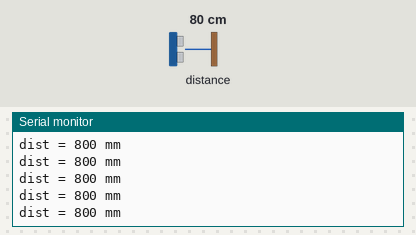
Simulated run of this sketch. Board: Seeed XIAO ESP32-S3. On the bench: the last lines printed to the serial monitor. Inputs (shaded band) come from the test bench; at power-on: distance to the obstacle 80 cm.

Above: at 1.2 s.
1.3 s: distance to the obstacle set to 2 cm
At 1.8 s:
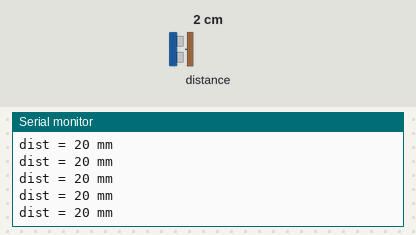
2.8 s: distance to the obstacle set to 4 cm
At 3.5 s:
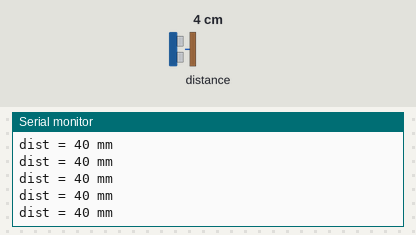
Timing chart, 0 to 5.8 s (numbered marks = the images above; inputs shaded):
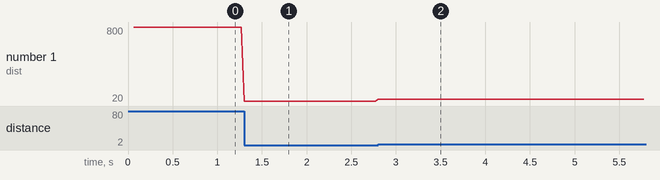

Measured:
- after the input at 1.3 s, the serial monitor: prints a new line at once (image 1)
- after the input at 2.8 s, the serial monitor: prints a new line at once (image 2)
- plotted number 1: 800 → 20 after the input at 1.3 s, 20 → 40 after the input at 2.8 s

The sketch:

v1_msp_rangefinder_bridge.ino
```cpp
/*
 * MSP Rangefinder Bridge  —  XIAO ESP32-S3  ->  iNav (F405)
 * ---------------------------------------------------------
 * Reads a VL53L0X laser ToF sensor over I2C and streams the distance to an
 * iNav flight controller using the MSP v2 message MSP2_SENSOR_RANGEFINDER (0x1F01).
 * The ESP is only a BRIDGE: the flight control (PID, alt-hold, pos-hold) stays in iNav.
 *
 * Sensor assumed: VL53L0X (~2 m range).
 *   - VL53L1X (~4 m):  include <VL53L1X.h>, swap the class, sensor.read() returns mm.
 *   - TFmini (serial): leave everything and just rewrite readDistanceMm() to read its UART.
 *
 * Wiring (XIAO ESP32-S3 silkscreen):
 *   Sensor SDA  -> D4  (GPIO5)
 *   Sensor SCL  -> D5  (GPIO6)
 *   Sensor VCC  -> 3V3
 *   Sensor GND  -> GND
 *   ESP TX  D6 (GPIO43) -> FC UART RX      (data flows ESP -> FC)
 *   ESP RX  D7 (GPIO44) <- FC UART TX      (optional; we only transmit)
 *   ESP GND            <-> FC GND          (MUST share ground)
 *   Power XIAO from the FC 5V BEC (5V pad) or its own source.
 *   UART pins are reassignable below if D6/D7 clash with anything on your build.
 *
 * iNav side:
 *   Ports tab:  enable MSP on the wired UART @ 115200.
 *   CLI:        set rangefinder_hardware = MSP   ->   save
 *   Verify in Configurator -> Sensors (sonar trace) before flying.
 *
 * Library: "VL53L0X" by Pololu (Arduino Library Manager).
 * Board:   XIAO_ESP32S3 (Seeed esp32 boards).
 */

#include <Wire.h>
#include <VL53L0X.h>

// ---------------- User config ----------------
static const uint32_t FC_BAUD      = 115200;   // must match iNav Ports tab
static const int      PIN_SDA      = 5;        // D4
static const int      PIN_SCL      = 6;        // D5
static const int      PIN_FC_TX    = 43;       // D6  (ESP -> FC RX)
static const int      PIN_FC_RX    = 44;       // D7  (FC -> ESP, unused for now)
static const uint16_t SEND_HZ      = 30;       // update rate to the FC
static const int32_t  MAX_VALID_MM = 2000;     // ignore readings beyond sensor range
static const bool     DEBUG_USB    = true;     // print distance on USB serial
// ---------------------------------------------

HardwareSerial FC(1);   // UART1
VL53L0X sensor;

// MSP v2
static const uint8_t  MSP_HDR_X               = 'X';
static const uint8_t  MSP_DIR_TO_FC           = '<';
static const uint16_t MSP2_SENSOR_RANGEFINDER = 0x1F01;

// CRC8 / DVB-S2 (MSP v2 checksum)
static uint8_t crc8_dvb_s2(uint8_t crc, uint8_t a) {
  crc ^= a;
  for (uint8_t i = 0; i < 8; i++) {
    if (crc & 0x80) crc = (uint8_t)((crc << 1) ^ 0xD5);
    else            crc = (uint8_t)(crc << 1);
  }
  return crc;
}

// Send one MSP v2 frame: $ X < flag func_lo func_hi size_lo size_hi <payload> crc
// CRC covers flag .. last payload byte.
void mspSend(uint16_t function, const uint8_t *payload, uint16_t len) {
  uint8_t flag = 0;
  uint8_t crc  = 0;

  FC.write('$');
  FC.write(MSP_HDR_X);
  FC.write(MSP_DIR_TO_FC);

  FC.write(flag);                      crc = crc8_dvb_s2(crc, flag);
  uint8_t fl = function & 0xFF;        FC.write(fl); crc = crc8_dvb_s2(crc, fl);
  uint8_t fh = (function >> 8) & 0xFF; FC.write(fh); crc = crc8_dvb_s2(crc, fh);
  uint8_t sl = len & 0xFF;             FC.write(sl); crc = crc8_dvb_s2(crc, sl);
  uint8_t sh = (len >> 8) & 0xFF;      FC.write(sh); crc = crc8_dvb_s2(crc, sh);

  for (uint16_t i = 0; i < len; i++) {
    FC.write(payload[i]);
    crc = crc8_dvb_s2(crc, payload[i]);
  }
  FC.write(crc);
}

// Payload: uint8 quality, int32 distance_mm (little-endian). distance < 0 => out of range.
void sendRangefinder(uint8_t quality, int32_t distanceMm) {
  uint8_t p[5];
  p[0] = quality;
  p[1] = (uint8_t)( distanceMm        & 0xFF);
  p[2] = (uint8_t)((distanceMm >> 8 ) & 0xFF);
  p[3] = (uint8_t)((distanceMm >> 16) & 0xFF);
  p[4] = (uint8_t)((distanceMm >> 24) & 0xFF);
  mspSend(MSP2_SENSOR_RANGEFINDER, p, sizeof(p));
}

// Returns distance in mm, or -1 if invalid / out of range.
int32_t readDistanceMm() {
  uint16_t mm = sensor.readRangeContinuousMillimeters();   // VL53L1X: sensor.read();
  if (sensor.timeoutOccurred())     return -1;
  if (mm == 0 || mm > MAX_VALID_MM) return -1;             // ~8190 = no target
  return (int32_t)mm;
}

void setup() {
  if (DEBUG_USB) Serial.begin(115200);                     // USB CDC debug
  FC.begin(FC_BAUD, SERIAL_8N1, PIN_FC_RX, PIN_FC_TX);

  Wire.begin(PIN_SDA, PIN_SCL);
  Wire.setClock(400000);

  sensor.setTimeout(100);
  if (!sensor.init()) {
    if (DEBUG_USB) Serial.println("VL53L0X not found - check I2C wiring/address");
    // keep going so the FC link still initializes
  } else {
    // Long-range profile for better reach toward 2 m
    sensor.setSignalRateLimit(0.1);
    sensor.setVcselPulsePeriod(VL53L0X::VcselPeriodPreRange, 18);
    sensor.setVcselPulsePeriod(VL53L0X::VcselPeriodFinalRange, 14);
    sensor.setMeasurementTimingBudget(33000);              // ~33 ms -> ~30 Hz
    sensor.startContinuous();
  }
}

void loop() {
  static uint32_t last = 0;
  const uint32_t period = 1000 / SEND_HZ;
  uint32_t now = millis();
  if (now - last < period) return;
  last = now;

  int32_t d = readDistanceMm();
  if (d < 0) {
    sendRangefinder(0, -1);            // tell iNav: out of range -> ignore
  } else {
    sendRangefinder(255, d);           // good reading
    if (DEBUG_USB) Serial.printf("dist = %ld mm\n", d);
  }
}
```
